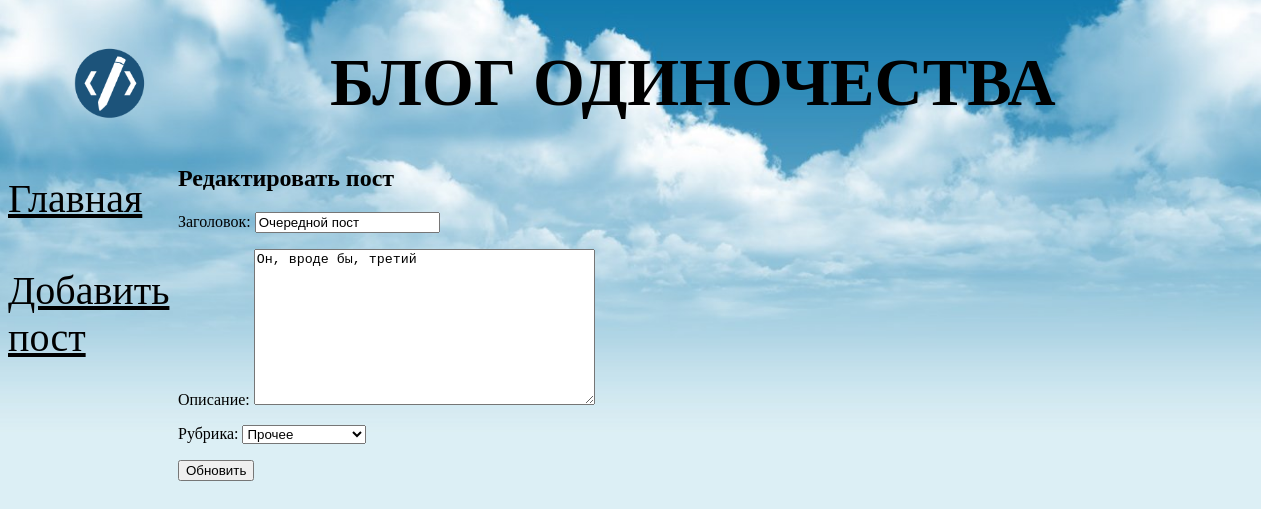
/bboard/post_edit/22/, run on the app's committed database.
### bboard/models.py (models this page shows)
class Bb(models.Model):
    title = models.CharField(max_length=50, verbose_name="Заголовок")
    content = models.TextField(null=True, blank=True, verbose_name="Описание")
    published = models.DateTimeField(
        auto_now_add=True, db_index=True, verbose_name="Опубликовано"
    )
    rubric = models.ForeignKey(
        "Rubric", null=True, on_delete=models.PROTECT, verbose_name="Рубрика"
    )
    class Meta:
        verbose_name_plural = "Посты"
        verbose_name = "Пост"
        ordering = ["-published"]

### bboard/views.py (the view)
# urls.py: path("post_edit/<int:pk>/", Post.post_edit, name='post_edit'),
    @staticmethod
    def post_edit(request, pk):
        post = Bb.objects.get(id=pk)
        form = BbForm(instance=post)
        if request.method == 'POST':
            form = BbForm(request.POST, instance=post)
            if form.is_valid():
                form.save()
                return redirect('index')
        context = {'form': form}
        return render(request, 'bboard/post_edit.html', context)

### bboard/forms.py
class BbForm(ModelForm):
   class Meta:
      model = Bb
      fields = ('title','content','rubric')

### bboard/models.py (called while the page is built)
    def __str__(self):
        return self.name

### bboard/templates/bboard/post_edit.html (shortened to what this page needs)
{% extends "layout/basic.html" %}
{% block content %}
<h2>Редактировать пост</h2>
<form method="post" action="">
   {{ form.as_p }}
   <input type="submit" value="Обновить">
</form>
{% endblock %}

### bboard/static/bboard/style.css (style rules this page uses)
html { background-image: url("bg2.jpg"); background-repeat: no-repeat; background-position: center center; background-attachment: fixed; -webkit-background-size: cover; -moz-background-size: cover; -o-background-size: cover; background-size: cover; }

### data on the page
Bb: title "Очередной пост", content "Он, вроде бы, третий", rubric "Прочее"
